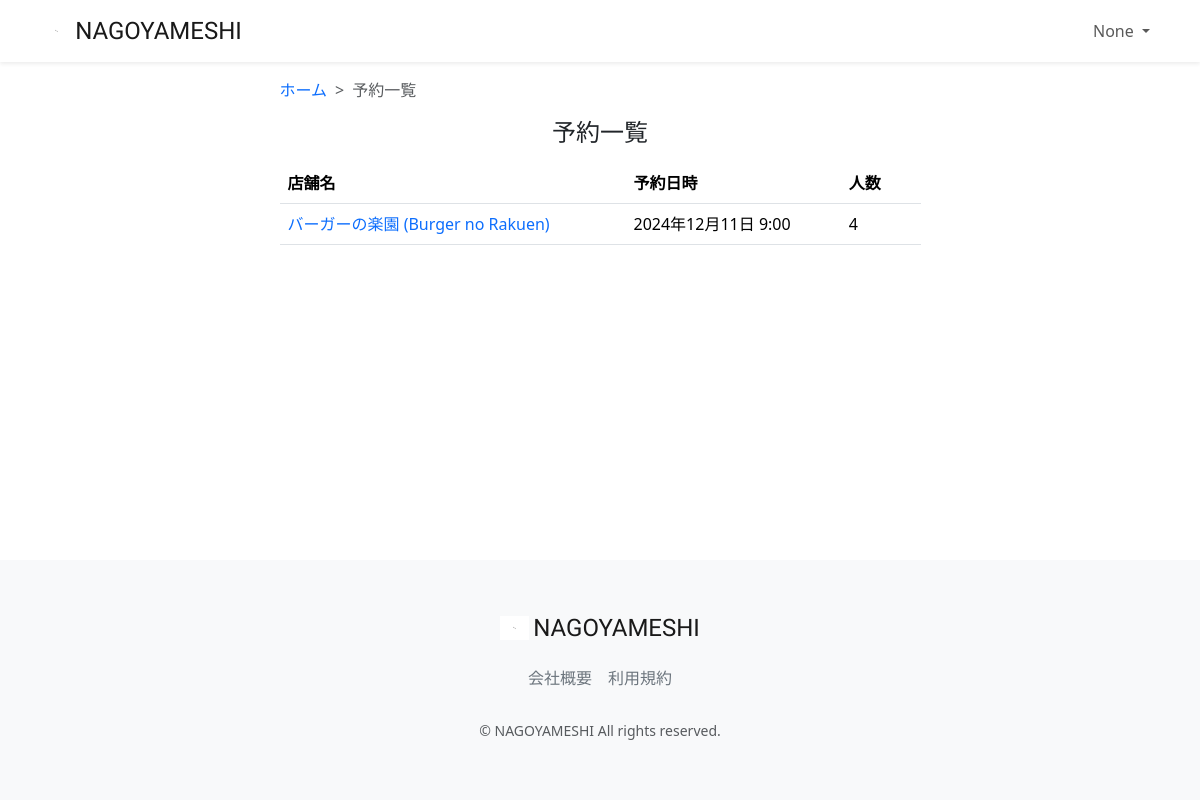
Page /reservation-list/ (signed in) on the committed database.
### accounts/models.py (models this page shows, shortened)
class CustomUser(AbstractUser):
    user_name = models.CharField(max_length=128, null=True, blank=True, verbose_name='ユーザー名前')
    hurigana = models.CharField(max_length=128, null=True, blank=True, verbose_name='フリガナ')
    zip_code = models.CharField(max_length=16, null=True, blank=True, verbose_name='郵便番号')
    address = models.CharField(max_length=255, null=True, blank=True, verbose_name='住所')
    phone_number = models.CharField(max_length=20, null=True, blank=True, verbose_name='電話番号')
    birthday = models.CharField(max_length=20, null=True, blank=True, verbose_name='誕生日')
    job = models.CharField(max_length=255, null=True, blank=True, verbose_name='職業')
    is_subscribed = models.BooleanField(default=False, verbose_name='有料会員')
    card_name = models.CharField(max_length=128, null=True, blank=True, verbose_name='カード名義')
    card_number = models.CharField(max_length=128, null=True, blank=True, verbose_name='カード番号')
    class Meta:
        verbose_name_plural = 'CustomUser'

### restaurant/models.py (models this page shows, shortened)
class Reservation(models.Model):
    TIMES = (
        ('', '選択してください'),
        (datetime.time(2, 3), '2:30'),
        (datetime.time(3, 0), '3:00'),
        (datetime.time(3, 30), '3:30'),
        (datetime.time(4, 0), '4:00'),
        (datetime.time(4, 30), '4:30'),
        (datetime.time(5, 0), '5:00'),
        (datetime.time(5, 30), '5:30'),
        (datetime.time(6, 0), '6:00'),
        (datetime.time(6, 30), '6:30'),
        (datetime.time(7, 0), '7:00'),
        (datetime.time(7, 30), '7:30'),
        (datetime.time(8, 0), '8:00'),
        (datetime.time(8, 30), '8:30'),
        (datetime.time(9, 0), '9:00'),
        (datetime.time(9, 30), '9:30'),
        (datetime.time(10, 0), '10:00'),
        (datetime.time(10, 30), '10:30'),
    )
    NUMBER_OF_PEOPLE = (
        ('', '選択してください'),
        (1, '1名'), (2, '2名'), (3, '3名'),
        (4, '4名'), (5, '5名'), (6, '6名'),
        (7, '7名'), (8, '8名'), (9, '9名'),
        (10, '10名'), (11, '11名'), (12, '12名'),
        (13, '13名'), (14, '14名'), (15, '15名'),
        (16, '16名'), (17, '17名'), (18, '18名'),
        (19, '19名'), (20, '20名'), (21, '21名'),
        (22, '22名'), (23, '23名'), (24, '24名'),
        (25, '25名'), (26, '26名'), (27, '27名'),
        (28, '28名'), (29, '29名'), (30, '30名'),
        (31, '31名'), (32, '32名'), (33, '33名'),
        (34, '34名'), (35, '35名'), (36, '36名'),
        (37, '37名'), (38, '38名'), (39, '39名'),
        (40, '40名'), (41, '41名'), (42, '42名'),
        (43, '43名'), (44, '44名'), (45, '45名'),
        (46, '46名'), (47, '47名'), (48, '48名'),
        (49, '49名'), (50, '50名'),
    )
    user = models.ForeignKey(CustomUser, verbose_name='ユーザー', on_delete=models.PROTECT, null=True, blank=True)
    restaurant = models.ForeignKey(Restaurant, verbose_name='レストラン', on_delete=models.PROTECT)
    date = models.DateField(verbose_name='予約日')
    time = models.TimeField(verbose_name='時間', choices=TIMES, default='')
    number_of_people = models.IntegerField(verbose_name='人数', choices=NUMBER_OF_PEOPLE, default='')
    created_at = models.DateTimeField(verbose_name='予約申し込み日時', auto_now_add=True)
    updated_at = models.DateTimeField(verbose_name='予約更新日時', auto_now=True)
    class Meta:
        verbose_name_plural = 'Reservation'

class Restaurant(models.Model):
    name = models.CharField(verbose_name='店舗名', max_length=64)
    description = models.CharField(verbose_name='説明', max_length=128)
    price = models.CharField(verbose_name='価格帯', max_length=32)
    zip_code = models.CharField(verbose_name='郵便番号', max_length=32)
    address = models.CharField(verbose_name='住所', max_length=128)
    business_time = models.CharField(verbose_name='営業時間', max_length=64)
    close_day_of_week = models.CharField(verbose_name='定休日', max_length=32)
    seats_number = models.CharField(verbose_name='座席数', max_length=32)
    category = models.ForeignKey(Category, verbose_name='カテゴリー', on_delete=models.PROTECT)
    rate = models.FloatField(verbose_name='レート', default=0.0)
    review_num = models.IntegerField(verbose_name='レビュー数', default=0)
    reservation_num = models.IntegerField(verbose_name='予約数', default=0)
    photo = models.ImageField(verbose_name='写真', blank=True, null=True)
    created_at = models.DateTimeField(verbose_name='作成日時', auto_now_add=True)
    updated_at = models.DateTimeField(verbose_name='更新日時', auto_now=True)
    class Meta:
        verbose_name_plural = 'Restaurant'

### restaurant/views.py (the view)
# urls.py: path("reservation-list/", views.ReservationListView.as_view(),
class ReservationListView(generic.ListView):
    model = models.Reservation
    template_name = 'reservation/reservation_list.html'
    paginate_by = 5
    def get_queryset(self):
        queryset = models.Reservation.objects.filter(user_id=self.request.user.id).order_by('-date')
        return queryset
    def get_context_data(self, **kwargs):
        context = super(ReservationListView, self).get_context_data(**kwargs)
        context.update({
            'today': date.today(),
        })
        return context

### restaurant/templates/reservation/reservation_list.html (shortened to what this page needs)
{% extends "layout/base.html" %}
{% load static %}
{% block content %}
<main>
    <div class="container nagoyameshi-container pb-5">
        <div class="row justify-content-center">
            <div class="col-xxl-6 col-xl-7 col-lg-8 col-md-10">
                <nav class="my-3" style="--bs-breadcrumb-divider: '>';" aria-label="breadcrumb">
                    <ol class="breadcrumb mb-0">
                        <li class="breadcrumb-item"><a href="{% url 'top_page' %}">ホーム</a></li>
                        <li class="breadcrumb-item active" aria-current="page">予約一覧</li>
                    </ol>
                </nav>
                <h1 class="mb-3 text-center">予約一覧</h1>
                <table class="table">
                    <thead>
                        <tr>
                            <th scope="col">店舗名</th>
                            <th scope="col">予約日時</th>
                            <th scope="col">人数</th>
                            <th scope="col"></th>
                        </tr>
                    </thead>
                    <tbody>
                        {% for reserve in object_list %}
                        <tr>
                            <td>
                                <a href="{% url 'restaurant_detail' reserve.restaurant.id %}">
                                    {{ reserve.restaurant.name }}
                                </a>
                            </td>
                            <td>{{ reserve.date }} {{ reserve.time }}</td>
                            <td>{{ reserve.number_of_people }}</td>
                            <td>
                            </td>
                        </tr>
                        {% endfor %}
                    </tbody>
                </table>
            </div>
        </div>
    </div>
</main>
{% endblock %}

### restaurant/templates/layout/base.html (shortened to what this page needs)
{% load static %}
<!DOCTYPE html>
<html lang="ja">
<head>
    <link href="https://cdn.jsdelivr.net/npm/bootstrap@5.3.3/dist/css/bootstrap.min.css" rel="stylesheet"
>
    <link href="{% static 'css/nagoyameshi.css' %}" rel="stylesheet">
</head>
<body>
<div id="app" class="wrapper">
    <nav class="navbar navbar-expand-md navbar-light bg-white shadow-sm">
        <div class="container nagoyameshi-container">
            <a class="navbar-brand app-name" href="{% url 'top_page' %}">
                <div class="d-flex align-items-center">
                    <img class="nagoyameshi-logo me-1" src="{% static 'images/logo/logo.svg' %}" alt="nagoyameshi">
                    NAGOYAMESHI
                </div>
            </a>
            <div class="collapse navbar-collapse" id="navbarSupportedContent">
                <ul class="navbar-nav ms-auto">
                    {% if user.is_subscribed %}
                        <li class="nav-item dropdown">
                            <a id="navbarDropdown" class="nav-link dropdown-toggle" href="#" role="button"
                               data-bs-toggle="dropdown" aria-haspopup="true" aria-expanded="false" v-pre>
                                {{ user.user_name }}
                            </a>
                        </li>
                    {% endif %}
                </ul>
            </div>
        </div>
    </nav>
    {% block content %}{% endblock %}
    <footer class="bg-light">
        <div class="d-flex justify-content-center footer-logo">
            <a class="navbar-brand app-name" href="{% url 'top_page' %}">
                <div class="d-flex align-items-center">
                    <img class="nagoyameshi-logo me-1" src="{% static 'images/logo/logo.svg' %}" alt="nagoyameshi">
                    NAGOYAMESHI
                </div>
            </a>
        </div>
        <div class="d-flex justify-content-center footer-link">
            <a href="{% url 'company_page' %}" class="link-secondary me-3">会社概要</a>
            <a href="{% url 'terms_page' %}" class="link-secondary">利用規約</a>
        </div>
        <p class="text-center text-muted small mb-0">&copy; NAGOYAMESHI All rights reserved.</p>
    </footer>
</div>
</body>
</html>

### static/css/nagoyameshi.css (style rules this page uses)
.wrapper { min-height: 100vh; position: relative; padding-bottom: 240px; box-sizing: border-box; }
.nagoyameshi-logo { height: 24px; }
.app-name { font-family: 'Carter One', cursive; font-size: 24px; color: #191919; }
footer { width: 100%; height: 240px; position: absolute; bottom: 0; padding: 50px 15px; }
.footer-logo { margin-bottom: 20px; }
.footer-link { margin-bottom: 30px; }
h1 { font-size: 1.5rem; }
a { text-decoration: none !important; }

### rows in the picture
CustomUser: user_name "None"
Reservation: restaurant.name "バーガーの楽園 (Burger no Rakuen)", date "2024年12月11日", time "9:00", number_of_people "4"
